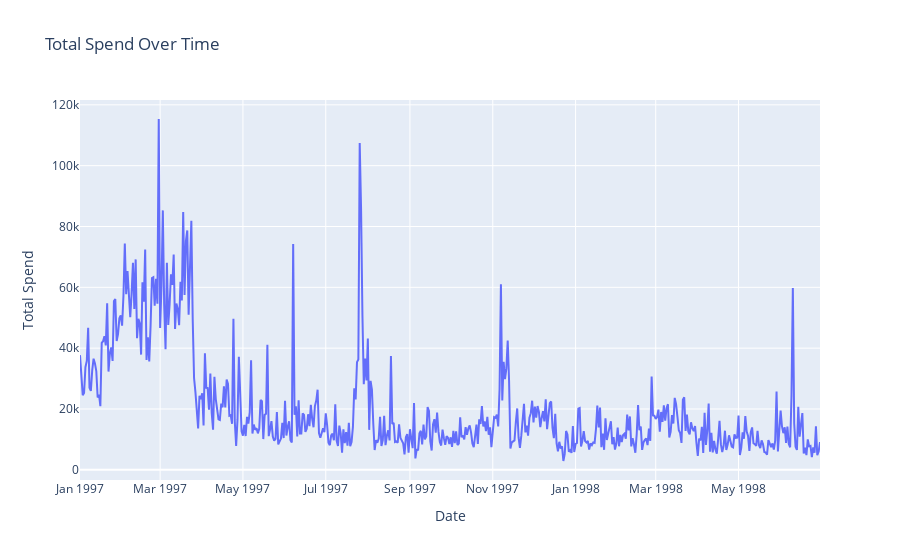

Source (notebook cell):
### Markdown cell above
### Total Spend over Time

### Code cell
timeseries_agg = timeseries_df.groupby('date').agg({'price_sum': 'sum'}).reset_index()

fig = px.line(timeseries_agg, 
              x='date', 
              y='price_sum', 
              title='Total Spend Over Time',
              labels={'price_sum': 'Total Spend', 'date': 'Date'})
fig.write_image('../visuals/total_spend_over_time.png')
fig.show()

### Figure 1 — Plotly figure (JSON) as saved in the notebook; plotly's stock layout.template omitted (floating-point values rounded to 4 significant figures; data arrays with more than 128 entries replaced by an {"elided": "..."} marker saying what was removed)
{"data": [{"hovertemplate": "Date=%{x}<br>Total Spend=%{y}<extra></extra>", "legendgroup": "", "line": {"color": "#636efa", "dash": "solid"}, "marker": {"symbol": "circle"}, "mode": "lines", "name": "", "orientation": "v", "showlegend": false, "type": "scatter", "x": {"elided": "546 str values"}, "xaxis": "x", "y": {"elided": "546 float values"}, "yaxis": "y"}], "layout": {"legend": {"tracegroupgap": 0}, "title": {"text": "Total Spend Over Time"}, "xaxis": {"anchor": "y", "domain": [0, 1], "title": {"text": "Date"}}, "yaxis": {"anchor": "x", "domain": [0, 1], "title": {"text": "Total Spend"}}}}
